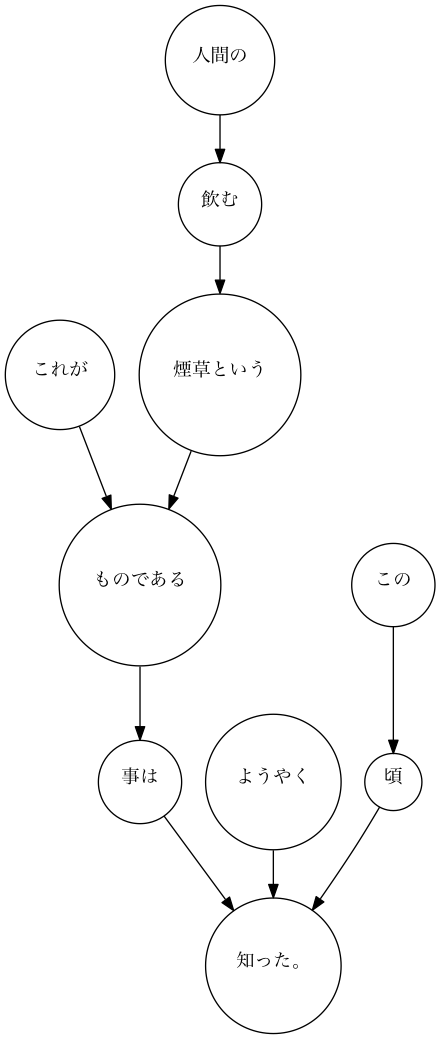

Write the Python code that produced this figure.
#!/Users/rikutakada/.pyenv/shims python
# -*- coding: utf-8 -*-
import sys
from nlp41 import chunks_list
from graphviz import Digraph


if __name__ == '__main__':
    n = 11
    if len(sys.argv) > 1:
        n = int(sys.argv[1]) - 1
    G = Digraph(format='png')
    G.attr('node', shape='circle')

    for k, chunk in enumerate(chunks_list('neko.txt.cabocha')[n]):
        G.node(str(k), ''.join([morph.surface for morph in chunk.morphs]))

    for k, chunk in enumerate(chunks_list('neko.txt.cabocha')[n]):
        if chunk.dst != '-1':
            G.edge(str(k), chunk.dst)

    G.render('nlp44')
